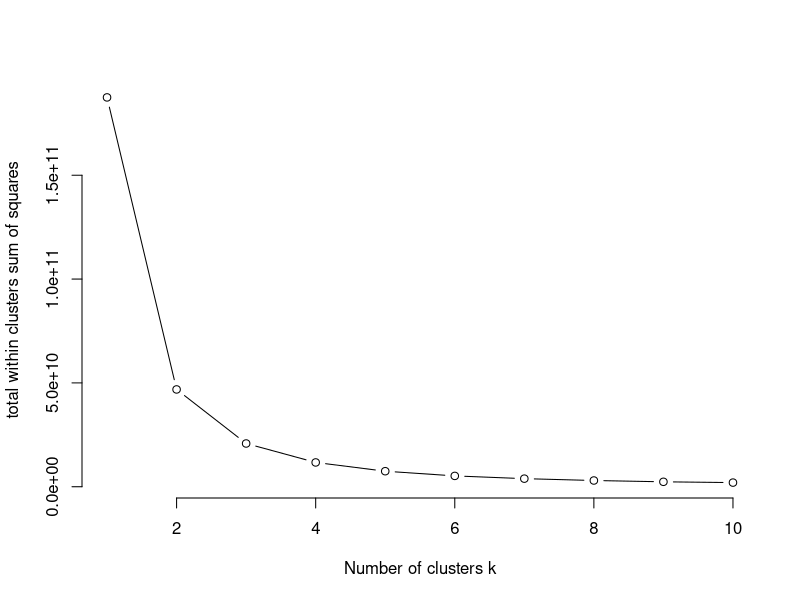
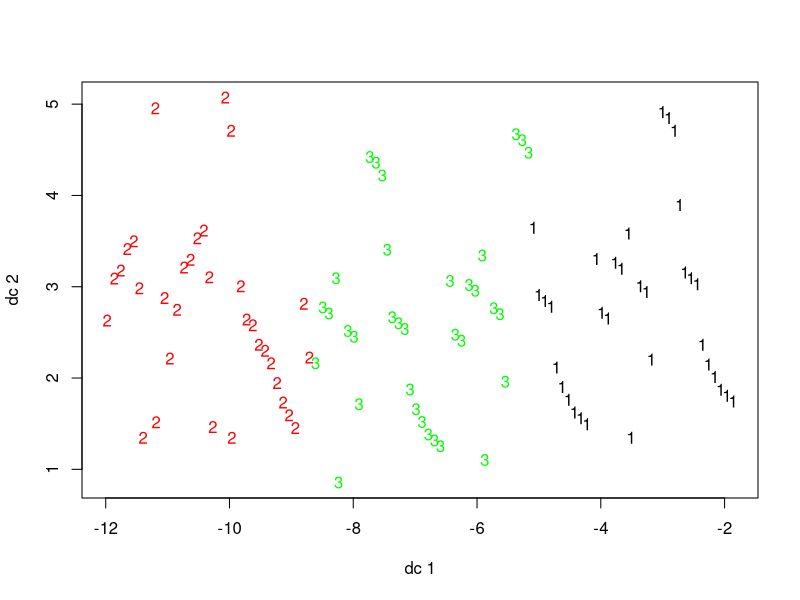
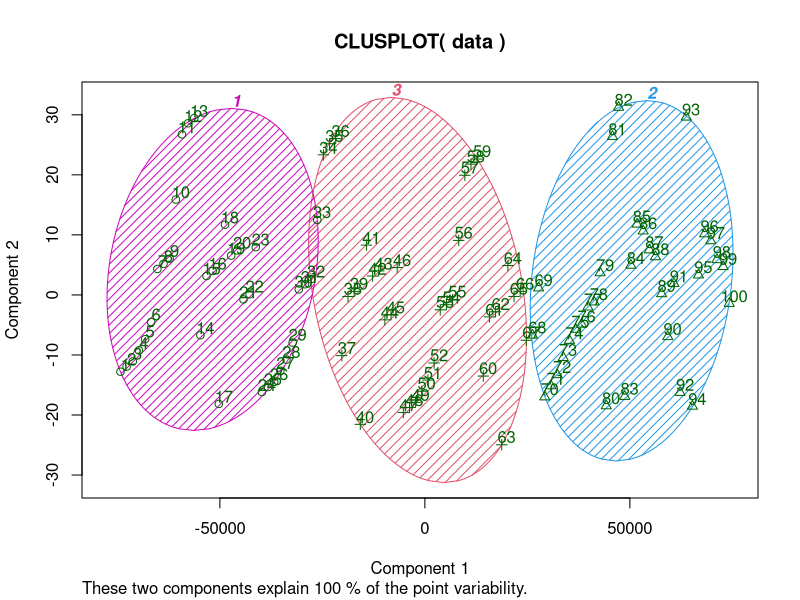

These charts were generated, in order, by the following R code: (Note: this script raises an error after producing the figures.)

##Clustering another example
getwd()
setwd('/Volumes/GoogleDrive/My Drive/ML_AI/Edureka/DS with R/Class 6')
getwd()
install.packages("readxl")
library(readxl)
Insurance_data <- read_excel("InsuranceData.xlsx")
summary(Insurance_data)
#CustomerData <- read.csv(file.choose())
Insurance_data <- data.frame(Insurance_data)
summary(Insurance_data)
sum(is.na(Insurance_data))
data <-Insurance_data[,-c(1,3,4)]
k.max <- 10
wss <- sapply(1:k.max, function(k){kmeans(data,k, nstart = 1)$tot.withinss})
plot(1:k.max,wss, type="b", frame=FALSE, xlab = "Number of clusters k" , ylab = 'total within clusters sum of squares')
set.seed(123)
install.packages("cluster")
library(cluster)
install.packages(fpc)
library(fpc)
clus <- kmeans(data, centers=3)
# Fig 01
plotcluster(data, clus$cluster)
# More complex
clusplot(data, clus$cluster, color=TRUE, shade=TRUE, 
         labels=2, lines=0)
data_1 <- cbind(data, clus)
##C-means clustering
library(e1071)
c2 <- cmeans(mycustomer, 4)
c2

###W
